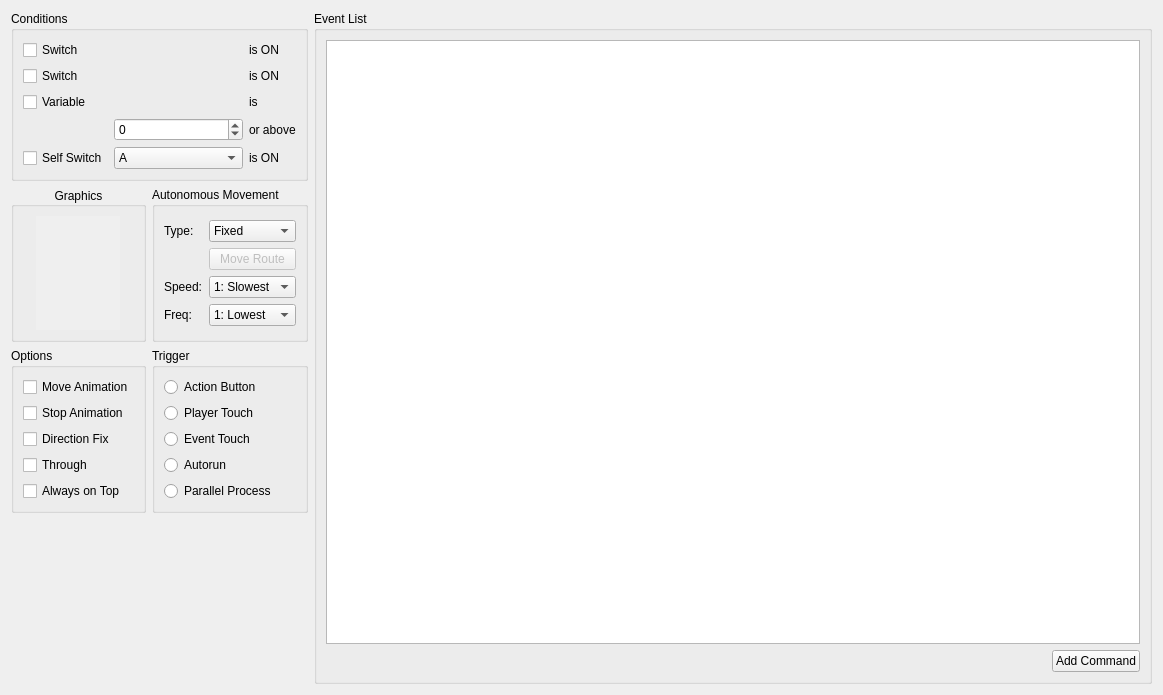
<?xml version="1.0" encoding="UTF-8"?>
<ui version="4.0">
 <class>EventPage</class>
 <widget class="QWidget" name="EventPage">
  <property name="geometry">
   <rect>
    <x>0</x>
    <y>0</y>
    <width>1163</width>
    <height>695</height>
   </rect>
  </property>
  <property name="windowTitle">
   <string>Form</string>
  </property>
  <layout class="QGridLayout" name="gridLayout_9">
   <item row="2" column="1">
    <widget class="QGroupBox" name="groupBox_5">
     <property name="title">
      <string>Trigger</string>
     </property>
     <layout class="QGridLayout" name="gridLayout_8">
      <item row="0" column="0">
       <layout class="QGridLayout" name="gridLayout_7">
        <item row="3" column="0">
         <widget class="QRadioButton" name="radio_autorun">
          <property name="text">
           <string>Autorun</string>
          </property>
         </widget>
        </item>
        <item row="2" column="0">
         <widget class="QRadioButton" name="radio_event_touch">
          <property name="text">
           <string>Event Touch</string>
          </property>
         </widget>
        </item>
        <item row="1" column="0">
         <widget class="QRadioButton" name="radio_player_touch">
          <property name="text">
           <string>Player Touch</string>
          </property>
         </widget>
        </item>
        <item row="0" column="0">
         <widget class="QRadioButton" name="radio_action_button">
          <property name="text">
           <string>Action Button</string>
          </property>
         </widget>
        </item>
        <item row="4" column="0">
         <widget class="QRadioButton" name="radio_parallel_process">
          <property name="text">
           <string>Parallel Process</string>
          </property>
         </widget>
        </item>
       </layout>
      </item>
     </layout>
    </widget>
   </item>
   <item row="0" column="0" colspan="2">
    <widget class="QGroupBox" name="groupBox">
     <property name="title">
      <string>Conditions</string>
     </property>
     <layout class="QGridLayout" name="gridLayout_2">
      <item row="0" column="0">
       <layout class="QGridLayout" name="gridLayout">
        <item row="1" column="0">
         <widget class="QCheckBox" name="check_switch2">
          <property name="text">
           <string>Switch</string>
          </property>
         </widget>
        </item>
        <item row="0" column="0">
         <widget class="QCheckBox" name="check_switch1">
          <property name="text">
           <string>Switch</string>
          </property>
         </widget>
        </item>
        <item row="4" column="0">
         <widget class="QCheckBox" name="check_self_switch">
          <property name="text">
           <string>Self Switch</string>
          </property>
         </widget>
        </item>
        <item row="3" column="1">
         <widget class="QSpinBox" name="spin_variable">
          <property name="maximumSize">
           <size>
            <width>140</width>
            <height>16777215</height>
           </size>
          </property>
          <property name="minimum">
           <number>-9999999</number>
          </property>
          <property name="maximum">
           <number>9999999</number>
          </property>
         </widget>
        </item>
        <item row="2" column="0">
         <widget class="QCheckBox" name="check_variable">
          <property name="text">
           <string>Variable</string>
          </property>
         </widget>
        </item>
        <item row="3" column="2">
         <widget class="QLabel" name="label">
          <property name="text">
           <string>or above</string>
          </property>
         </widget>
        </item>
        <item row="0" column="2">
         <widget class="QLabel" name="label_2">
          <property name="text">
           <string>is ON</string>
          </property>
         </widget>
        </item>
        <item row="1" column="2">
         <widget class="QLabel" name="label_3">
          <property name="text">
           <string>is ON</string>
          </property>
         </widget>
        </item>
        <item row="2" column="2">
         <widget class="QLabel" name="label_4">
          <property name="text">
           <string>is</string>
          </property>
         </widget>
        </item>
        <item row="4" column="1">
         <widget class="QComboBox" name="combo_self_switch">
          <property name="sizePolicy">
           <sizepolicy hsizetype="Preferred" vsizetype="Fixed">
            <horstretch>50</horstretch>
            <verstretch>0</verstretch>
           </sizepolicy>
          </property>
          <property name="maximumSize">
           <size>
            <width>140</width>
            <height>16777215</height>
           </size>
          </property>
          <item>
           <property name="text">
            <string>A</string>
           </property>
          </item>
          <item>
           <property name="text">
            <string>B</string>
           </property>
          </item>
          <item>
           <property name="text">
            <string>C</string>
           </property>
          </item>
          <item>
           <property name="text">
            <string>D</string>
           </property>
          </item>
         </widget>
        </item>
        <item row="4" column="2">
         <widget class="QLabel" name="label_5">
          <property name="text">
           <string>is ON</string>
          </property>
         </widget>
        </item>
        <item row="0" column="1">
         <widget class="SwitchVariableWidget" name="widget_switch1" native="true">
          <property name="enabled">
           <bool>false</bool>
          </property>
          <property name="maximumSize">
           <size>
            <width>150</width>
            <height>16777215</height>
           </size>
          </property>
         </widget>
        </item>
        <item row="1" column="1">
         <widget class="SwitchVariableWidget" name="widget_switch2" native="true">
          <property name="enabled">
           <bool>false</bool>
          </property>
          <property name="maximumSize">
           <size>
            <width>150</width>
            <height>16777215</height>
           </size>
          </property>
         </widget>
        </item>
        <item row="2" column="1">
         <widget class="SwitchVariableWidget" name="widget_variable" native="true">
          <property name="enabled">
           <bool>false</bool>
          </property>
          <property name="maximumSize">
           <size>
            <width>150</width>
            <height>16777215</height>
           </size>
          </property>
         </widget>
        </item>
       </layout>
      </item>
     </layout>
    </widget>
   </item>
   <item row="1" column="1">
    <widget class="QGroupBox" name="groupBox_3">
     <property name="title">
      <string>Autonomous Movement</string>
     </property>
     <layout class="QGridLayout" name="gridLayout_4">
      <item row="0" column="0">
       <layout class="QGridLayout" name="gridLayout_3">
        <item row="0" column="0">
         <widget class="QLabel" name="label_6">
          <property name="text">
           <string>Type:</string>
          </property>
         </widget>
        </item>
        <item row="1" column="1">
         <widget class="QPushButton" name="button_move_route">
          <property name="enabled">
           <bool>false</bool>
          </property>
          <property name="text">
           <string>Move Route</string>
          </property>
         </widget>
        </item>
        <item row="0" column="1">
         <widget class="QComboBox" name="combo_move_type">
          <item>
           <property name="text">
            <string>Fixed</string>
           </property>
          </item>
          <item>
           <property name="text">
            <string>Random</string>
           </property>
          </item>
          <item>
           <property name="text">
            <string>Approach</string>
           </property>
          </item>
          <item>
           <property name="text">
            <string>Custom</string>
           </property>
          </item>
         </widget>
        </item>
        <item row="2" column="0">
         <widget class="QLabel" name="label_7">
          <property name="text">
           <string>Speed:</string>
          </property>
         </widget>
        </item>
        <item row="3" column="0">
         <widget class="QLabel" name="label_8">
          <property name="text">
           <string>Freq:</string>
          </property>
         </widget>
        </item>
        <item row="2" column="1">
         <widget class="QComboBox" name="combo_speed">
          <item>
           <property name="text">
            <string>1: Slowest</string>
           </property>
          </item>
          <item>
           <property name="text">
            <string>2: Slower</string>
           </property>
          </item>
          <item>
           <property name="text">
            <string>3: Slow</string>
           </property>
          </item>
          <item>
           <property name="text">
            <string>4: Fast</string>
           </property>
          </item>
          <item>
           <property name="text">
            <string>5: Faster</string>
           </property>
          </item>
          <item>
           <property name="text">
            <string>6: Fastest</string>
           </property>
          </item>
         </widget>
        </item>
        <item row="3" column="1">
         <widget class="QComboBox" name="combo_freq">
          <item>
           <property name="text">
            <string>1: Lowest</string>
           </property>
          </item>
          <item>
           <property name="text">
            <string>2: Lower</string>
           </property>
          </item>
          <item>
           <property name="text">
            <string>3: Low</string>
           </property>
          </item>
          <item>
           <property name="text">
            <string>4: High</string>
           </property>
          </item>
          <item>
           <property name="text">
            <string>5: Higher</string>
           </property>
          </item>
          <item>
           <property name="text">
            <string>6: Highest</string>
           </property>
          </item>
         </widget>
        </item>
       </layout>
      </item>
     </layout>
    </widget>
   </item>
   <item row="1" column="0">
    <widget class="QGroupBox" name="groupBox_2">
     <property name="title">
      <string>Graphics</string>
     </property>
     <property name="alignment">
      <set>Qt::AlignCenter</set>
     </property>
     <layout class="QGridLayout" name="gridLayout_11">
      <item row="0" column="0">
       <widget class="ImageDisplayWidget" name="label_graphic">
        <property name="minimumSize">
         <size>
          <width>84</width>
          <height>114</height>
         </size>
        </property>
        <property name="maximumSize">
         <size>
          <width>84</width>
          <height>114</height>
         </size>
        </property>
        <property name="autoFillBackground">
         <bool>true</bool>
        </property>
        <property name="text">
         <string/>
        </property>
        <property name="alignment">
         <set>Qt::AlignCenter</set>
        </property>
       </widget>
      </item>
     </layout>
    </widget>
   </item>
   <item row="2" column="0">
    <widget class="QGroupBox" name="groupBox_4">
     <property name="title">
      <string>Options</string>
     </property>
     <layout class="QGridLayout" name="gridLayout_6">
      <item row="0" column="0">
       <layout class="QGridLayout" name="gridLayout_5">
        <item row="0" column="0">
         <widget class="QCheckBox" name="check_move_animation">
          <property name="text">
           <string>Move Animation</string>
          </property>
         </widget>
        </item>
        <item row="3" column="0">
         <widget class="QCheckBox" name="check_through">
          <property name="text">
           <string>Through</string>
          </property>
         </widget>
        </item>
        <item row="1" column="0">
         <widget class="QCheckBox" name="check_stop_animation">
          <property name="text">
           <string>Stop Animation</string>
          </property>
         </widget>
        </item>
        <item row="2" column="0">
         <widget class="QCheckBox" name="check_direction_fix">
          <property name="text">
           <string>Direction Fix</string>
          </property>
         </widget>
        </item>
        <item row="4" column="0">
         <widget class="QCheckBox" name="check_always_on_top">
          <property name="text">
           <string>Always on Top</string>
          </property>
         </widget>
        </item>
       </layout>
      </item>
     </layout>
    </widget>
   </item>
   <item row="3" column="1">
    <spacer name="verticalSpacer">
     <property name="orientation">
      <enum>Qt::Vertical</enum>
     </property>
     <property name="sizeHint" stdset="0">
      <size>
       <width>20</width>
       <height>40</height>
      </size>
     </property>
    </spacer>
   </item>
   <item row="0" column="2" rowspan="4">
    <widget class="QGroupBox" name="groupBox_6">
     <property name="sizePolicy">
      <sizepolicy hsizetype="Expanding" vsizetype="Preferred">
       <horstretch>0</horstretch>
       <verstretch>0</verstretch>
      </sizepolicy>
     </property>
     <property name="title">
      <string>Event List</string>
     </property>
     <layout class="QGridLayout" name="gridLayout_10">
      <item row="1" column="0">
       <spacer name="horizontalSpacer">
        <property name="orientation">
         <enum>Qt::Horizontal</enum>
        </property>
        <property name="sizeHint" stdset="0">
         <size>
          <width>40</width>
          <height>20</height>
         </size>
        </property>
       </spacer>
      </item>
      <item row="1" column="1">
       <widget class="QPushButton" name="button_add_command">
        <property name="text">
         <string>Add Command</string>
        </property>
       </widget>
      </item>
      <item row="0" column="0" colspan="2">
       <widget class="EventList" name="eventList"/>
      </item>
     </layout>
    </widget>
   </item>
  </layout>
 </widget>
 <customwidgets>
  <customwidget>
   <class>SwitchVariableWidget</class>
   <extends>QWidget</extends>
   <header>dialogs/switchvariablewidget.h</header>
   <container>1</container>
  </customwidget>
  <customwidget>
   <class>EventList</class>
   <extends>QListView</extends>
   <header>event_dialogs/eventlist.h</header>
  </customwidget>
  <customwidget>
   <class>ImageDisplayWidget</class>
   <extends>QLabel</extends>
   <header>dialogs/imagedisplaywidget.h</header>
  </customwidget>
 </customwidgets>
 <resources/>
 <connections>
  <connection>
   <sender>check_self_switch</sender>
   <signal>toggled(bool)</signal>
   <receiver>combo_self_switch</receiver>
   <slot>setEnabled(bool)</slot>
   <hints>
    <hint type="sourcelabel">
     <x>71</x>
     <y>189</y>
    </hint>
    <hint type="destinationlabel">
     <x>254</x>
     <y>194</y>
    </hint>
   </hints>
  </connection>
  <connection>
   <sender>check_variable</sender>
   <signal>toggled(bool)</signal>
   <receiver>spin_variable</receiver>
   <slot>setEnabled(bool)</slot>
   <hints>
    <hint type="sourcelabel">
     <x>93</x>
     <y>118</y>
    </hint>
    <hint type="destinationlabel">
     <x>254</x>
     <y>156</y>
    </hint>
   </hints>
  </connection>
  <connection>
   <sender>check_variable</sender>
   <signal>toggled(bool)</signal>
   <receiver>widget_variable</receiver>
   <slot>setEnabled(bool)</slot>
   <hints>
    <hint type="sourcelabel">
     <x>74</x>
     <y>101</y>
    </hint>
    <hint type="destinationlabel">
     <x>148</x>
     <y>104</y>
    </hint>
   </hints>
  </connection>
  <connection>
   <sender>check_switch2</sender>
   <signal>toggled(bool)</signal>
   <receiver>widget_switch2</receiver>
   <slot>setEnabled(bool)</slot>
   <hints>
    <hint type="sourcelabel">
     <x>73</x>
     <y>84</y>
    </hint>
    <hint type="destinationlabel">
     <x>137</x>
     <y>83</y>
    </hint>
   </hints>
  </connection>
  <connection>
   <sender>check_switch1</sender>
   <signal>toggled(bool)</signal>
   <receiver>widget_switch1</receiver>
   <slot>setEnabled(bool)</slot>
   <hints>
    <hint type="sourcelabel">
     <x>81</x>
     <y>49</y>
    </hint>
    <hint type="destinationlabel">
     <x>145</x>
     <y>54</y>
    </hint>
   </hints>
  </connection>
 </connections>
</ui>
